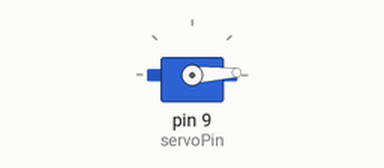
The sketch below on a simulated Arduino Uno, built with avr-gcc and run on an emulated ATmega328P. Shown: servo.

Above: at 0.05 s.
At 1.3 s:
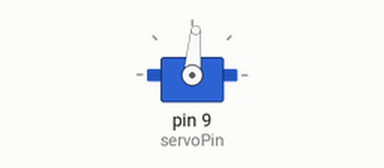
At 2.6 s:
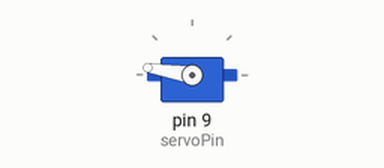
At 5.2 s:
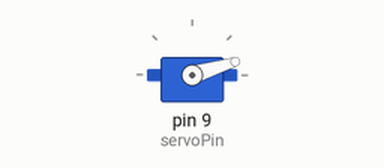
Timing chart, 0 to 7.1 s (numbered marks = the images above):
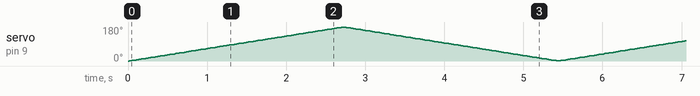

The sketch:

servo_motor_terrific_hango1.ino
```cpp
#include  <Servo.h>
 int servoPin = 9;
 Servo servo;
 int angle = 0;
 void setup() {
servo.attach (servoPin);
 }
 void loop() {
   for (angle = 0; angle < 180; angle++){
   servo.write(angle);
     delay(15);}
     for (angle=180; angle > 0; angle--){
  servo.write (angle);
       delay(15);}
}
```
